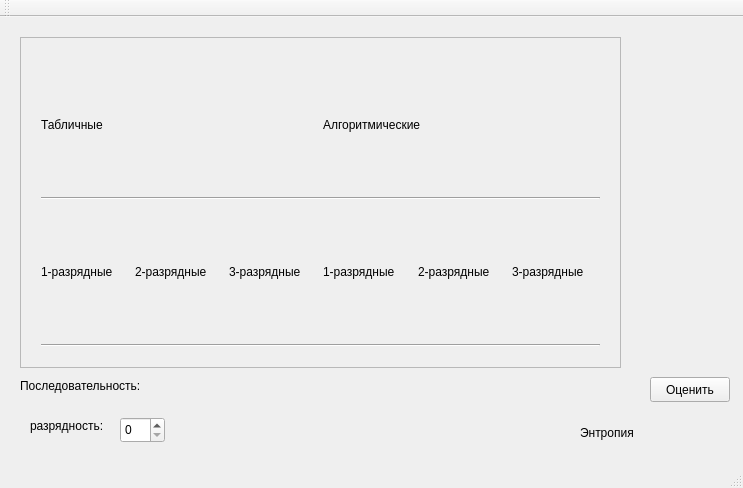
<?xml version="1.0" encoding="UTF-8"?>
<ui version="4.0">
 <class>MainWindow</class>
 <widget class="QMainWindow" name="MainWindow">
  <property name="geometry">
   <rect>
    <x>0</x>
    <y>0</y>
    <width>743</width>
    <height>488</height>
   </rect>
  </property>
  <property name="windowTitle">
   <string>MainWindow</string>
  </property>
  <property name="autoFillBackground">
   <bool>false</bool>
  </property>
  <widget class="QWidget" name="centralWidget">
   <widget class="QFrame" name="frame">
    <property name="geometry">
     <rect>
      <x>20</x>
      <y>20</y>
      <width>601</width>
      <height>331</height>
     </rect>
    </property>
    <property name="frameShape">
     <enum>QFrame::StyledPanel</enum>
    </property>
    <property name="frameShadow">
     <enum>QFrame::Raised</enum>
    </property>
    <widget class="QWidget" name="gridLayoutWidget">
     <property name="geometry">
      <rect>
       <x>10</x>
       <y>10</y>
       <width>581</width>
       <height>311</height>
      </rect>
     </property>
     <layout class="QGridLayout" name="gridLayout">
      <item row="2" column="4">
       <widget class="QLabel" name="label_5">
        <property name="text">
         <string>2-разрядные</string>
        </property>
       </widget>
      </item>
      <item row="2" column="1">
       <widget class="QLabel" name="label_2">
        <property name="frameShape">
         <enum>QFrame::NoFrame</enum>
        </property>
        <property name="text">
         <string>2-разрядные</string>
        </property>
       </widget>
      </item>
      <item row="1" column="0" colspan="6">
       <widget class="Line" name="line">
        <property name="orientation">
         <enum>Qt::Horizontal</enum>
        </property>
       </widget>
      </item>
      <item row="2" column="0">
       <widget class="QLabel" name="label">
        <property name="text">
         <string>1-разрядные</string>
        </property>
       </widget>
      </item>
      <item row="0" column="3" colspan="3">
       <widget class="QLabel" name="label_8">
        <property name="text">
         <string>Алгоритмические</string>
        </property>
       </widget>
      </item>
      <item row="2" column="2">
       <widget class="QLabel" name="label_3">
        <property name="text">
         <string>3-разрядные</string>
        </property>
       </widget>
      </item>
      <item row="0" column="0" colspan="3">
       <widget class="QLabel" name="label_7">
        <property name="text">
         <string>Табличные</string>
        </property>
       </widget>
      </item>
      <item row="2" column="3">
       <widget class="QLabel" name="label_4">
        <property name="text">
         <string>1-разрядные</string>
        </property>
       </widget>
      </item>
      <item row="2" column="5">
       <widget class="QLabel" name="label_6">
        <property name="text">
         <string>3-разрядные</string>
        </property>
       </widget>
      </item>
      <item row="3" column="0" colspan="6">
       <widget class="Line" name="line_2">
        <property name="orientation">
         <enum>Qt::Horizontal</enum>
        </property>
       </widget>
      </item>
     </layout>
    </widget>
   </widget>
   <widget class="QLabel" name="label_10">
    <property name="geometry">
     <rect>
      <x>20</x>
      <y>360</y>
      <width>131</width>
      <height>17</height>
     </rect>
    </property>
    <property name="text">
     <string>Последовательность:</string>
    </property>
   </widget>
   <widget class="QPushButton" name="pushButton">
    <property name="geometry">
     <rect>
      <x>650</x>
      <y>360</y>
      <width>80</width>
      <height>25</height>
     </rect>
    </property>
    <property name="text">
     <string>Оценить</string>
    </property>
   </widget>
   <widget class="QLabel" name="label_11">
    <property name="geometry">
     <rect>
      <x>580</x>
      <y>400</y>
      <width>61</width>
      <height>31</height>
     </rect>
    </property>
    <property name="text">
     <string>Энтропия</string>
    </property>
   </widget>
   <widget class="QWidget" name="horizontalLayoutWidget">
    <property name="geometry">
     <rect>
      <x>160</x>
      <y>360</y>
      <width>481</width>
      <height>31</height>
     </rect>
    </property>
    <layout class="QHBoxLayout" name="horizontalLayout"/>
   </widget>
   <widget class="QLabel" name="label_9">
    <property name="geometry">
     <rect>
      <x>30</x>
      <y>400</y>
      <width>81</width>
      <height>17</height>
     </rect>
    </property>
    <property name="text">
     <string>разрядность:</string>
    </property>
   </widget>
   <widget class="QSpinBox" name="spinBox">
    <property name="geometry">
     <rect>
      <x>120</x>
      <y>400</y>
      <width>45</width>
      <height>26</height>
     </rect>
    </property>
   </widget>
   <widget class="QLabel" name="label_12">
    <property name="geometry">
     <rect>
      <x>650</x>
      <y>410</y>
      <width>54</width>
      <height>17</height>
     </rect>
    </property>
    <property name="text">
     <string/>
    </property>
   </widget>
  </widget>
  <widget class="QMenuBar" name="menuBar">
   <property name="geometry">
    <rect>
     <x>0</x>
     <y>0</y>
     <width>743</width>
     <height>22</height>
    </rect>
   </property>
  </widget>
  <widget class="QToolBar" name="mainToolBar">
   <attribute name="toolBarArea">
    <enum>TopToolBarArea</enum>
   </attribute>
   <attribute name="toolBarBreak">
    <bool>false</bool>
   </attribute>
  </widget>
  <widget class="QStatusBar" name="statusBar"/>
 </widget>
 <layoutdefault spacing="6" margin="11"/>
 <resources/>
 <connections/>
</ui>
